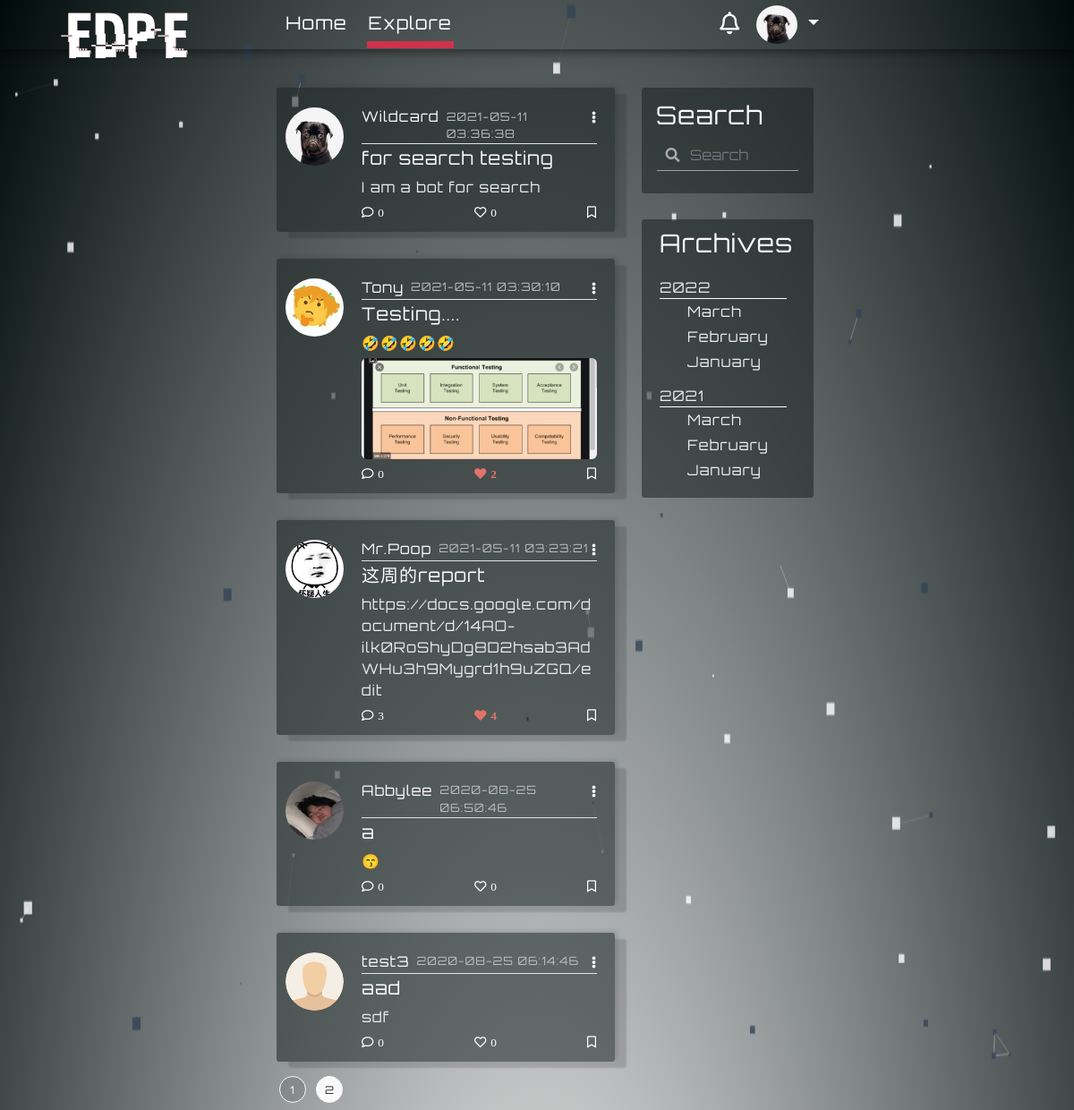
Screenshot of /explore?page=2 (signed in) with the database file from the repository.
### myBlogApp/models.py (models this page shows, shortened)
class User(UserMixin, db.Model):
    id = db.Column(db.Integer, primary_key=True)
    username = db.Column(db.String(64), index=True, unique=True)
    email = db.Column(db.String(120), index=True, unique=True)
    image_file = db.Column(db.String(200), default='default.png')
    password_hash = db.Column(db.String(128))
    about_me = db.Column(db.String(140))
    last_seen = db.Column(db.DateTime, default=datetime.utcnow())
    posts = db.relationship('Post', backref='author', foreign_keys='Post.user_id', lazy=True)
    comments = db.relationship('Comment', backref='c_author', foreign_keys='Comment.author_id', lazy='dynamic')
    followed = db.relationship(
        'User', secondary=followers,
        primaryjoin=(followers.c.follower_id == id),
        secondaryjoin=(followers.c.followed_id == id),
        backref=db.backref('followers', lazy='dynamic'), lazy='dynamic')
    liked = db.relationship('Like_Post', foreign_keys='Like_Post.liked_user_id', backref='liked_author', lazy='dynamic')
    message_sent = db.relationship('Message', foreign_keys='Message.sender_id', backref='author', lazy='dynamic')
    message_received = db.relationship('Message', foreign_keys='Message.recipient_id', backref='recipient', lazy='dynamic')
    last_message_read_time = db.Column(db.DateTime)
    notifications = db.relationship('Notification', foreign_keys='Notification.notification_user_id',
                                    backref='notification_user', lazy='dynamic')
    def new_messages(self):
        last_read_time = self.last_message_read_time or datetime(1900, 1, 1)
        return Message.query.filter_by(recipient=self).filter(Message.timestamp > last_read_time).count()
    def has_liked_post(self, post):
        return Like_Post.query.filter(
            Like_Post.liked_user_id == self.id,
            Like_Post.liked_post_id == post.id).count() > 0

class SearchableMixin(object):
    @classmethod
    def before_commit(cls, session):
        session._changes = {
            'add': list(session.new),
            'update': list(session.dirty),
            'delete': list(session.deleted)
        }
    @classmethod
    def after_commit(cls, session):
        for obj in session._changes['add']:
            if isinstance(obj, SearchableMixin):
                add_to_index(obj.__tablename__, obj)
        for obj in session._changes['update']:
            if isinstance(obj, SearchableMixin):
                add_to_index(obj.__tablename__, obj)
        for obj in session._changes['delete']:
            if isinstance(obj, SearchableMixin):
                remove_from_index(obj.__tablename__, obj)
        session._changes = None

class Post(SearchableMixin, db.Model):
    __searchable__ = ['body']
    id = db.Column(db.Integer, primary_key=True)
    title = db.Column(db.String(100))
    body = db.Column(db.String(140))
    post_picture = db.Column(db.String(200))
    timestamp = db.Column(db.DateTime, index=True, default=datetime.utcnow)
    user_id = db.Column(db.Integer, db.ForeignKey('user.id'))
    comment = db.relationship('Comment', backref='post', foreign_keys='Comment.post_id', lazy='dynamic')
    comment_num = db.Column(db.Integer, default=0)
    likes = db.relationship('Like_Post', backref='l_post', lazy='dynamic')

### myBlogApp/routes.py (the view)
@app.route('/explore')
@login_required
def explore():
    page = request.args.get('page', 1, type=int)
    posts = Post.query.order_by(Post.timestamp.desc()).paginate(page=page, per_page=5)
    return render_template('explore.html', title='Explore', posts=posts)

### myBlogApp/form.py
class SearchForm(FlaskForm):
    q = StringField('Search', validators=[DataRequired()])
    def __init__(self, *args, **kwargs):
        if 'formdata' not in kwargs:
            kwargs['formdata'] = request.args
        if 'csrf_enabled' not in kwargs:
            kwargs['csrf_enabled'] = False
        super(SearchForm, self).__init__(*args, **kwargs)

### myBlogApp/models.py (called while the page is built)
@login.user_loader
def load_user(id):
    return User.query.get(int(id))

### myBlogApp/routes.py (called while the page is built)
@app.before_request
def before_request():
    if current_user.is_authenticated:
        current_user.last_seen = datetime.utcnow()
        db.session.commit()
        g.search_form = SearchForm()

### myBlogApp/templates/explore.html (shortened to what this page needs)
{% extends 'base.html' %}
{% block content %}
    {% for post in posts.items %}
    <article class="media content-section border-width-control index-check index-check-explore art-link">
        <a class="mr-1"href="{{ url_for('user_posts', username=post.author.username) }}">
            <img alt="avatar" class="rounded-circle article-img" src="{{ url_for('static', filename = 'profile/' + post.author.image_file) }}"></a>
        <div class="media-body">
            <div class="article-metadata space-control">
                <a class="mr-2" href="{{ url_for('user_posts', username=post.author.username) }}">{{ post.author.username }}</a>
                <small class=" small-margin-control">{{ post.timestamp.strftime('%Y-%m-%d %T') }}</small>
                <div class="dropdown">
                     <a class="comment-color dropdown-toggle toggle-remove", id="navbarDropdownMenuLink2" data-toggle="dropdown" aria-haspopup="true" aria-expanded="false" href="#"><i class="fas fa-ellipsis-v immune-click"></i></a>
                </div>
            </div>
            <h5><a class="article-title" href="{{ url_for('post', post_id = post.id) }}">{{ post.title }}</a></h5>
            <p class="article-content">{{ post.body }}</p>
            {% if post.post_picture %}
                <img class="post-pic-margin immune-click post-pic" src=" {{ url_for('static', filename = 'post_pictures/' + post.post_picture) }}" alt="profile image">
            {% endif %}
            <div class="article-metadata pm-control check-index-for-like-explore space-control">
                <a class="comment-color" id="addComments-home" data-toggle="modal" data-target="#exampleModalCenter2" rel="6"  href="{{ url_for('addComments', post_id= post.id) }}"><i class="far fa-comment i-margin-control immune-click">{{ post.comment_num }}</i></a>
            {% if current_user.has_liked_post(post)%}
                <a class="comment-color unlike-link-home" id="ul_l" rel="{{ url_for('unlike', post_id = post.id) }}" href="javascript:"><i class="fas fa-heart i-margin-control i-color-change i-like immune-click">{{post.likes.count()}}</i></a>
            {% else %}
                <a class="comment-color like-link-home " id="l_l" rel="{{ url_for('like', post_id = post.id) }}" href="javascript:"><i class="far fa-heart i-margin-control i-like immune-click">{{post.likes.count()}}</i></a>
            {% endif %}
                <a class="comment-color" href="#"><i class="far fa-bookmark immune-click"></i></a>
            </div>
        </div>
    </article>
    {% endfor %}
    {% for page_num in posts.iter_pages(left_edge=1, right_edge=1, left_current=1, right_current=2) %}
        {% if page_num %}
            {% if posts.page == page_num %}
            <a class="btn pagination-style pagination-active-style" href="{{ url_for('explore', page= page_num) }}">{{ page_num }}</a>
            {% else %}
            <a class="btn pagination-style" href="{{ url_for('explore', page= page_num) }}">{{ page_num }}</a>
            {% endif %}
        {% else %}
            ...
        {% endif %}
    {% endfor %}
{% endblock content %}

### myBlogApp/templates/navbar.html (shortened to what this page needs)
<nav class="navbar fixed-top navbar-expand-lg scrolling-navbar font-control">
    <div class="collapse navbar-collapse" id="navbarSupportedContent">
      <a class="navbar-brand nav-margin-control logo-style" href="{{ url_for('home') }}"><div class="logo-font glitch-effect" data-text="EDPE">EDPE</div> </a>
      <ul class="navbar-nav mr-auto">
        <li class="nav-item active">
          <a class=" hover-control link-control padding-control" id="homeLink" href={{ url_for("home")}}>Home</a>
        </li>
        <li class="nav-item">
          <a class=" hover-control link-control padding-control" id="exploreLink" href={{ url_for("explore")}}>Explore</a>
        </li>
      </ul>
      {% if current_user.is_anonymous %}
          <a class="btn btn-outline-white btn-outline login-button-margin-control js-anchor1"  data-toggle="modal" data-backdrop="false" data-target="#modalForLogin" href="{{ url_for('login')}}">login</a>
      {% else %}
        <a href='{{url_for('messages')}}' class="notification">
          <i class="far fa-bell bell-size"></i>
            {% set new_messages = current_user.new_messages() %}
        </a>
      {% endif %}
        <div>
        {% if current_user.is_anonymous %}
            <a class="btn btn-outline-white btn-outline signup-button-margin-control js-anchor2"  data-toggle="modal" data-target="#exampleModalCenter1"  data-backdrop="false" href="{{ url_for('register')}}">Sign Up</a>
        {% else %}
            <ul class="navbar-nav" id="nav">
                <li class="nav-item dropdown">
                    <a class="nav-link dropdown-toggle" href="#" id="navbarDropdownMenuLink1" role="button" data-toggle="dropdown" aria-haspopup="true" aria-expanded="false" >
                      {% if current_user.is_anonymous %}
                        <img alt="default avatar" class="rounded-circle avatar" src="{{  url_for('static', filename='profile/default.png' )}}">
                        {% else %}
                       <img alt="avatar" class="rounded-circle avatar" src="{{  url_for('static', filename='profile/' + current_user.image_file)}}">
                        {% endif %}
                    </a>
                </li>
             </ul>
        {% endif %}
        </div>
    </div>
</nav>

### myBlogApp/static/temp212.css (style rules this page uses)
:root { --input-padding-x: 1.5rem; --input-padding-y: 0.75rem; }
a { color: #f9f9f9; }
html { overflow: auto; height: 100%; }
p { margin-bottom: 0; }
.border-width-control { box-shadow: 13px 7px 2px 0 rgba(0, 0, 0, 0.14), -1px 0 1px -2px rgba(0, 0, 0, 0.2), 3px -2px 5px 0 rgba(0, 0, 0, 0.12); }
.form-control-change { background-image: linear-gradient(0deg, #fdca47 2px,rgba(0,150,136,0) 0),linear-gradient(0deg, #ffffff8c 1px,transparent 0); }
.form-control-change { background-repeat: no-repeat; background-position-x: center, 50%; background-position-y: bottom, calc(100% - 1px); background-size: 0 100%,100% 100%; border: 0; transition: background 0s ease-out; padding-left: 0; padding-right: 0; }
.form-control { color: #FFFFFF8c; }
.logo-font { font-family: hackedregular, sans-serif; font-size: 6vw; }
.glitch-effect::before,.glitch-effect::after { content: attr(data-text); position: absolute; top: 0; left: 0; width: 100%; height: 100%; z-index: -1; }
.glitch-effect::before { color: #333333; animation: glitch-effect 3s infinite; }
.glitch-effect::after { color: #b96760; animation: glitch-effect 2s infinite; }

### myBlogApp/static/nav84.css (style rules this page uses)
.navbar { background: transparent; box-shadow: 0 2px 11px 1px rgba(0,0,0,0.5); padding: 6px 20px; }
.link-control { position: relative; text-decoration: none }
.padding-control { bottom: 2px; padding-bottom: 8px; padding-right: 2px; padding-left: 2px; margin-right: 20px; color: #fff; }
.page-on { border: 0 solid #ce324c ; border-bottom-width: 8px; }
.link-control:before { content: ""; position: absolute; width: 100%; height: 8px; bottom: -8px; left: 0; background-color: #ce324c ; visibility: hidden; -webkit-transform: scaleX(0); transform: scaleX(0); -webkit-transition: all 0.3s ease-in-out 0s; transition: all 0.3s ease-in-out 0s; }
.font-control { font-size: 20px; }
.nav-link { color: white; padding-top: 0; padding-bottom: 0; }
.navbar-brand { color: white; }
.avatar { height: 43px; width: 46px; }
.nav-margin-control { font-size: 25px!important; margin: 0 1rem auto 0; padding-top: 0!important; }
@media (min-width: 992px) { .navbar-expand-lg .navbar-collapse { margin: 0 auto; max-width: 53%; padding-left: 20px; } }
.bottom-margin-changes { margin-bottom: 10px!important; }
.toggle-remove:after { content: none!important; }
.logo-style { position: absolute; z-index: 10000; left: 6%; top: -20%; }
.notification { color: white; text-decoration: none; padding: 0 10px; position: relative; display: inline-block; border-radius: 2px; }
.bell-size { font-size: 25px; }

### myBlogApp/static/search3.css (style rules this page uses)
.has-search .form-control { padding-left: 2.375rem; padding-right:10px; background-color: transparent; }

### rows the page displays
User: image_file (picture)
Post: image_file (picture), author.username "Wildcard", timestamp "2021-05-11 03:36:38", title "for search testing", body "I am a bot for search", comment_num "0", likes.count "0"
Post: image_file (picture), author.username "Tony", timestamp "2021-05-11 03:30:10", title "Testing....", body "🤣🤣🤣🤣🤣", post_picture (picture), comment_num "0", likes.count "2"
Post: image_file (picture), author.username "Mr.Poop", timestamp "2021-05-11 03:23:21", title "这周的report", body "https://docs.google.com/document/d/14AO-ilk0RoShyDg8D2hsab3AdWHu3h9Mygrd1h9uZGQ/edit", comment_num "3", likes.count "4"
Post: image_file (picture), author.username "Abbylee", timestamp "2020-08-25 06:50:46", title "a", body "😙", comment_num "0", likes.count "0"
Post: image_file (placeholder picture), author.username "test3", timestamp "2020-08-25 06:14:46", title "aad", body "sdf", comment_num "0", likes.count "0"

### other values shown
{{ page_num }} "1"
{{ page_num }} "2"
